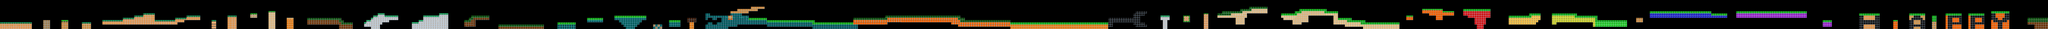

A level layout from a 2D game, rendered from its tile map. Below: a short description, then the map file with tile-grid data replaced by summaries:
An orthogonal 900x13 tile map with 16x16 px tiles, 1 tile layer (Graphics) and 15 objects.

<map version="1.0" orientation="orthogonal" renderorder="right-down" width="900" height="13" tilewidth="16" tileheight="16" nextobjectid="98">
 <tileset firstgid="1" name="Overworld" tilewidth="16" tileheight="16" spacing="1" margin="2" tilecount="2850">
  <image source="Overworld.png" width="1283" height="654" />
 </tileset>
 <layer name="Graphics" width="900" height="13">
  <data>[11700 cells, 2461 non-empty, 80 distinct tile ids]</data>
 </layer>
 <objectgroup name="enemy">
  <object id="80" x="580" y="92" width="56" height="64" />
  <object id="82" x="2348" y="64" width="56" height="64" />
  <object id="83" x="1348" y="44" width="56" height="64" />
  <object id="84" x="868" y="64" width="56" height="64" />
  <object id="85" x="2740" y="44" width="56" height="64" />
  <object id="86" x="3380" y="44" width="56" height="64" />
  <object id="87" x="3676" y="108" width="56" height="64" />
  <object id="88" x="4452" y="48" width="56" height="64" />
  <object id="89" x="5440" y="76" width="56" height="64" />
  <object id="92" x="6308" y="44" width="56" height="64" />
  <object id="93" x="7464" y="92" width="56" height="64" />
  <object id="94" x="8840" y="-24" width="56" height="64" />
  <object id="95" x="9708" y="84" width="56" height="64" />
  <object id="96" x="9176" y="-12" width="56" height="64" />
  <object id="97" x="9344" y="16" width="56" height="64" />
 </objectgroup>
</map>